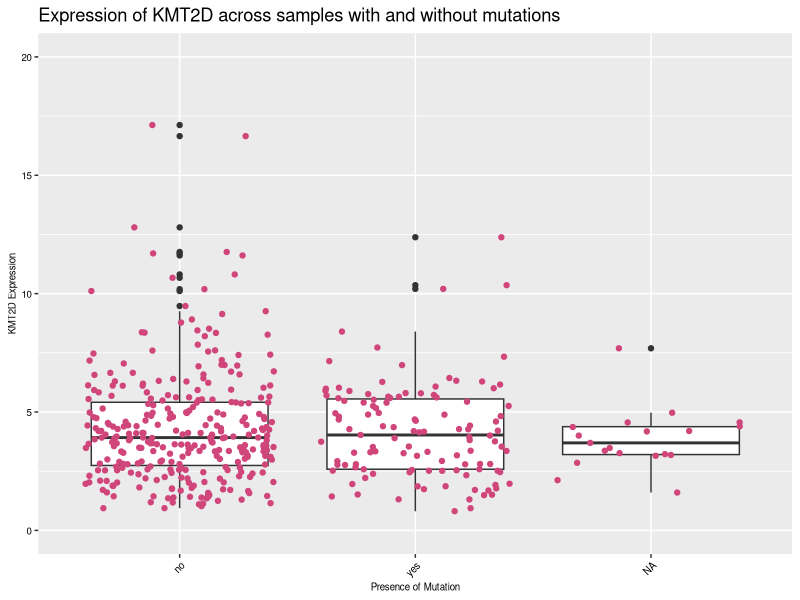
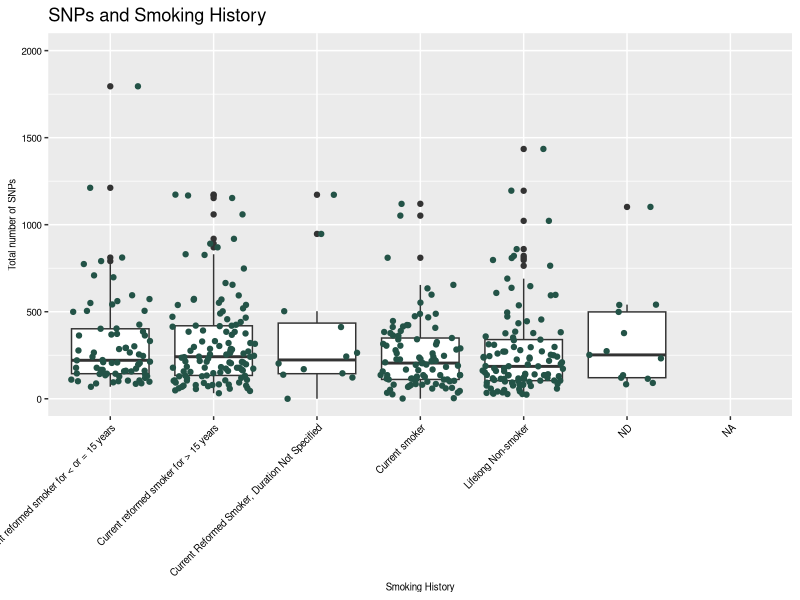
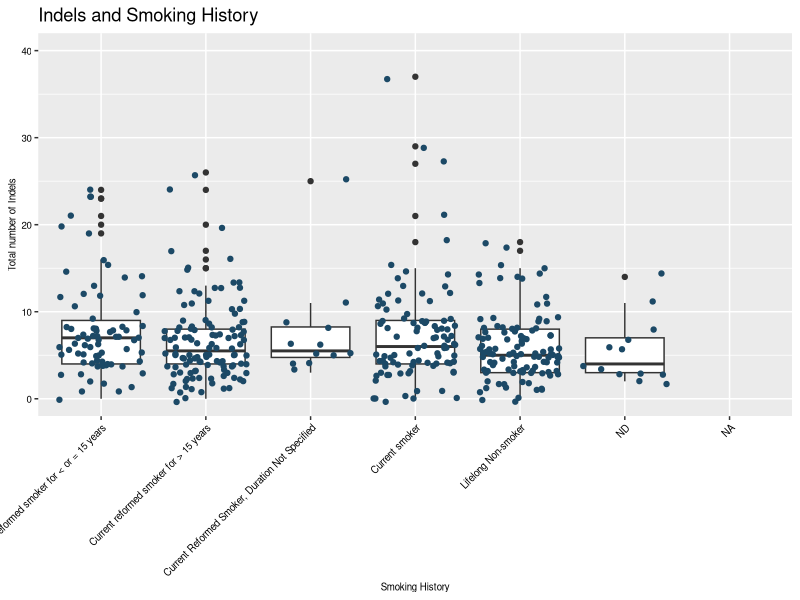
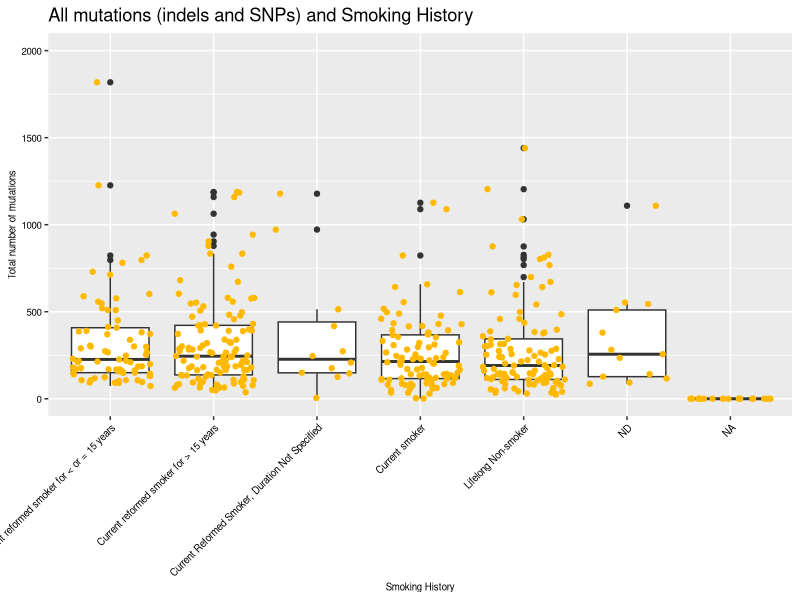
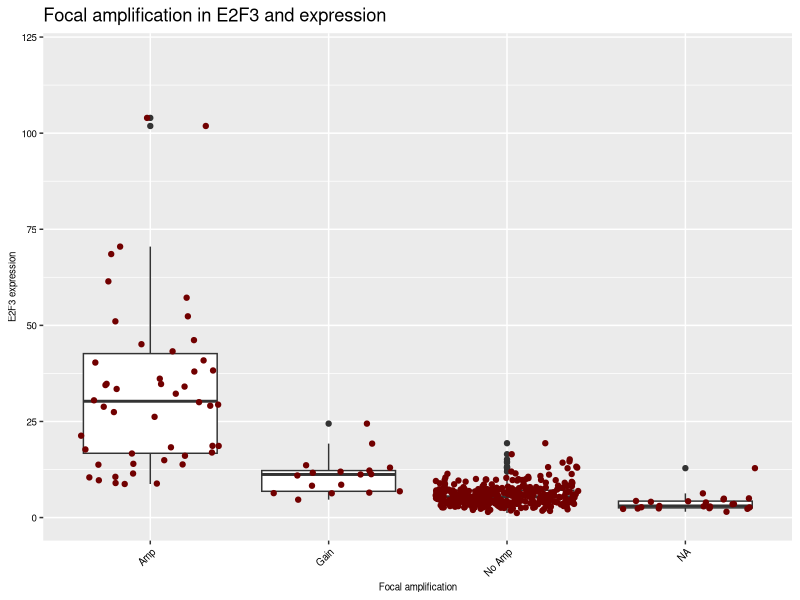
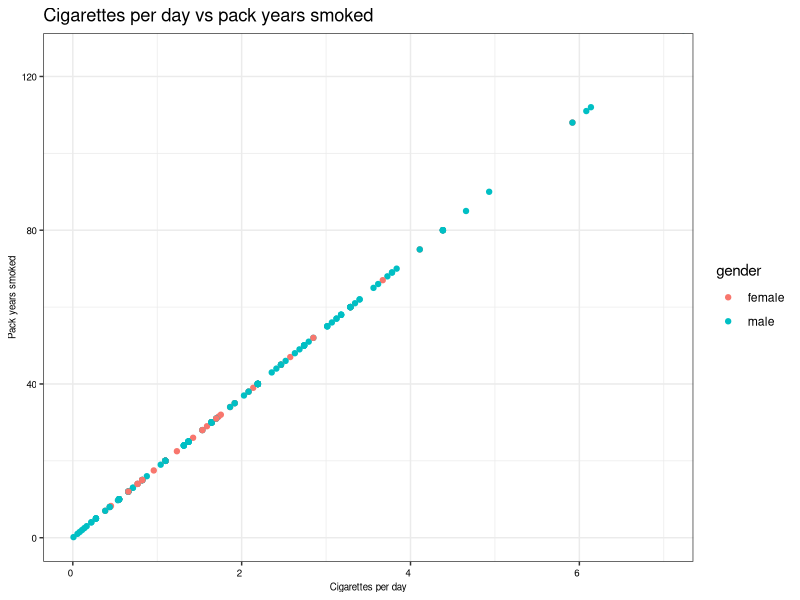

Generate these figures, in order, with R:
## ---- chunk 1
# install.packages("tidyverse")
library(tidyverse) ## if this isn't working, be sure to run the above (uncomment first)

# Load the data
clinical <- read.csv("data/clinical.csv")
## ---- chunk 2

KMT2D_plot <- ggplot( data = clinical, 
                     aes( x= mutation.in.KMT2D,
                          y = KMT2D_expr)) +
  geom_boxplot()+ 
  geom_jitter(color = 	"#d0457a") +
  coord_cartesian(ylim=c(0, 20)) + 
  theme_grey()+
    theme(axis.text.y = element_text(color = "black", size = 7),
          axis.text.x = element_text(size = 7, color = "black", angle = 45, hjust = 1),
          axis.title.y = element_text(color = "black", size = 7),
          axis.title.x = element_text(color = "black", size = 7),
          legend.position = "none") +
    labs(title = "Expression of KMT2D across samples with and without mutations",
         x = "Presence of Mutation",
         y = "KMT2D Expression")

KMT2D_plot



## ---- chunk 3

# total SNPs
SNP_plot <- ggplot( data= clinical,
                    aes( x = Tobacco.smoking.history,
                    y = total.number.Single.Nucleotide.Variants)) +
  geom_boxplot()+
  geom_jitter( color = "#235347") +
  coord_cartesian(ylim=c(0, 2000)) +
  theme_grey() +
    theme(axis.text.y = element_text(color = "black", size = 7),
          axis.text.x = element_text(size = 7, color = "black", angle = 45, hjust = 1),
          axis.title.y = element_text(color = "black", size = 7),
          axis.title.x = element_text(color = "black", size = 7),
          legend.position = "none") +
    labs(title = "SNPs and Smoking History",
         x = "Smoking History",
         y = "Total number of SNPs")
SNP_plot


## ---- chunk 4

# total indels 
indel_plot <- ggplot( data = clinical,
                      aes( x = Tobacco.smoking.history,
                           y = total.number.Indels)) +
  geom_boxplot() +
  geom_jitter( color = "#1c4966") +
  coord_cartesian(ylim=c(0, 40)) +
  theme_grey() +
    theme(axis.text.y = element_text(color = "black", size = 7),
          axis.text.x = element_text(size = 7, color = "black", angle = 45, hjust = 1),
          axis.title.y = element_text(color = "black", size = 7),
          axis.title.x = element_text(color = "black", size = 7),
          legend.position = "none") +
    labs(title = "Indels and Smoking History",
         x = "Smoking History",
         y = "Total number of Indels")
indel_plot


## ---- chunk 5
# total number of mutations

#clean the data and make a new column total.Mutations
mutations_clinical <- clinical %>%
  select(Tobacco.smoking.history, total.number.Indels, total.number.Single.Nucleotide.Variants) %>%
  mutate(total_Indels_noNA = replace_na(total.number.Indels, 0)) %>%  #replace the NAs with 0
  mutate(total_SNPs_noNA = replace_na(total.number.Single.Nucleotide.Variants, 0)) %>%  #replace the NAs with 0
  mutate(total.Mutations = total_Indels_noNA + total_SNPs_noNA) #add the number of Indels and SNPs together, store value in total.Mutations


mutations_plot <- ggplot(data= mutations_clinical,
                         aes(x = Tobacco.smoking.history,
                              y = total.Mutations)) +
  geom_boxplot() +
  geom_jitter(color = "#ffb900") +
  coord_cartesian(ylim=c(0, 2000)) +
  theme_grey() +
    theme(axis.text.y = element_text(color = "black", size = 7),
          axis.text.x = element_text(size = 7, color = "black", angle = 45, hjust = 1),
          axis.title.y = element_text(color = "black", size = 7),
          axis.title.x = element_text(color = "black", size = 7),
          legend.position = "none") +
    labs(title = "All mutations (indels and SNPs) and Smoking History",
         x = "Smoking History",
         y = "Total number of mutations")
  
mutations_plot

## ---- chunk 6

#example for focal.amplification.in/E2F3

#clean the data 
E2F3_clinical <- clinical %>%
  select(focal.amplification.in.E2F3, E2F3_expr) %>%
  mutate(E2F3_amp = replace(focal.amplification.in.E2F3, focal.amplification.in.E2F3== ".", "No Amp")) %>% # replace . for No Amp
  mutate(E2F3_amp_noNA = replace(E2F3_amp, focal.amplification.in.E2F3 == "NaN", NA) ) # replace NaN with NA


E2F3_plot <- ggplot(data = E2F3_clinical, 
                    aes(x= E2F3_amp_noNA,
                        y = E2F3_expr))+
  geom_boxplot()+
  geom_jitter(color = "#710000") +
  coord_cartesian(ylim = c(0,120)) +
  theme_grey()+
   theme(axis.text.y = element_text(color = "black", size = 7),
          axis.text.x = element_text(size = 7, color = "black", angle = 45, hjust = 1),
          axis.title.y = element_text(color = "black", size = 7),
          axis.title.x = element_text(color = "black", size = 7),
          legend.position = "none") +
    labs(title = "Focal amplification in E2F3 and expression",
         x = "Focal amplification",
         y = "E2F3 expression")
E2F3_plot


## ---- chunk 7

#exmample of cigarettes_per_day and pack_years_smoked, colored by gender 
smoking_plot <- ggplot(data = clinical,
                      aes(x = cigarettes_per_day,
                          y = pack_years_smoked)) + 
  geom_point(aes(color = gender)) +
  coord_cartesian(ylim = c(0, 125), xlim = c(0,7)) +
  theme_bw() +
  theme(axis.text.y = element_text(color = "black", size = 7),
        axis.text.x = element_text(size = 7, color = "black", hjust = 1),
        axis.title.y = element_text(color = "black", size = 7),
        axis.title.x = element_text(color = "black", size = 7)) +
  labs(title = "Cigarettes per day vs pack years smoked",
       x = "Cigarettes per day",
       y = "Pack years smoked")
smoking_plot

#why does this plot look this way? Does it make sense with the data you plotted?

